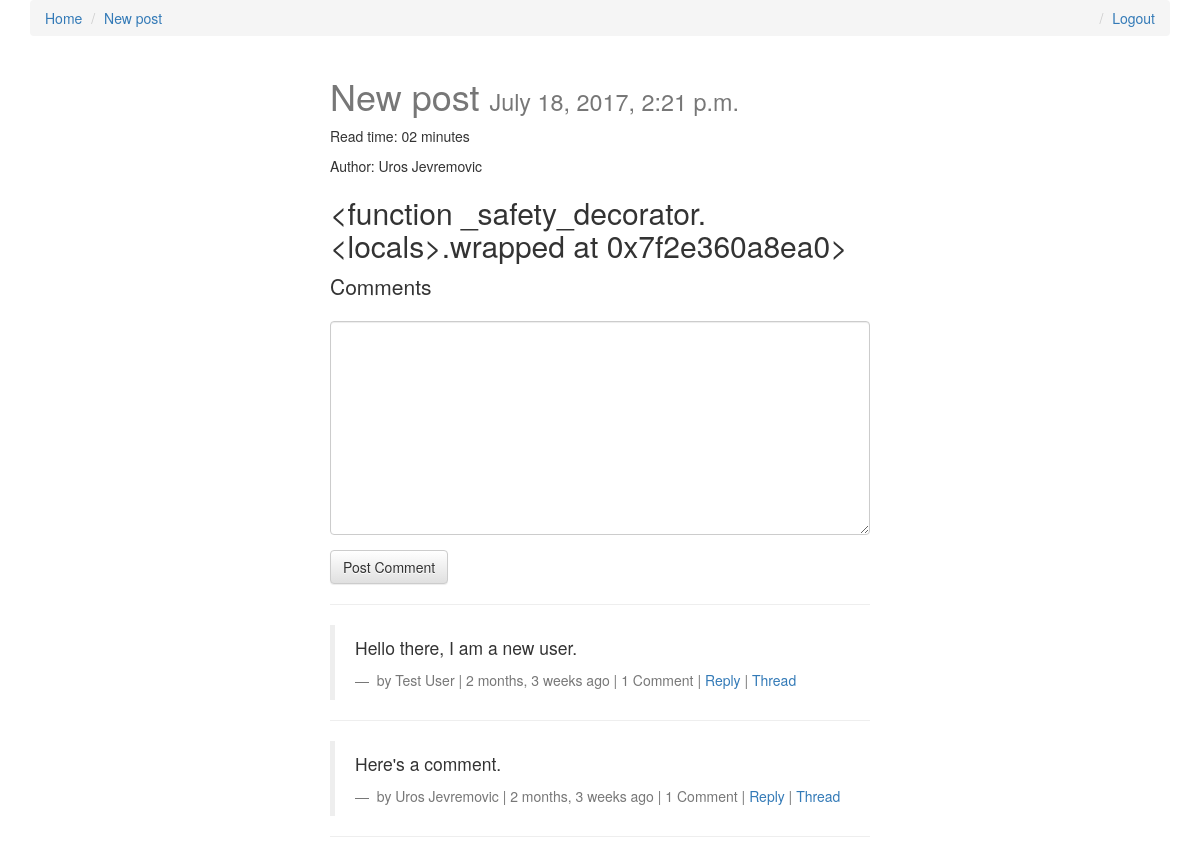
Screenshot of /new-post/ (signed in) with the database file from the repository.
### posts/models.py (models this page shows, shortened)
class Post(models.Model):
    user = models.ForeignKey(settings.AUTH_USER_MODEL, default=1)
    title = models.CharField(max_length=255)
    slug = models.SlugField(unique=True)
    image = models.ImageField(null=True, blank=True,
                              height_field='image_height', width_field='image_width')
    image_width = models.IntegerField(default=0)
    image_height = models.IntegerField(default=0)
    share_public = models.BooleanField(default=True)
    content = models.TextField()
    read_time = models.TimeField(null=True, blank=True)
    updated = models.DateTimeField(auto_now=True)
    created_at = models.DateTimeField(auto_now_add=True)
    objects = PostManager()
    def get_absolute_url(self):
        return reverse('posts:detail', kwargs={'slug': self.slug})
    def get_markdown(self):
        content = self.content
        return mark_safe(markdown(content))
    class Meta:
        ordering = ['-created_at', '-updated']
    def comments(self):
        qs = Comment.objects.filter_by_instance(self)
        return qs
    def get_content_type(self):
        contentt_type = ContentType.objects.get_for_model(self.__class__)
        return contentt_type

### comments/models.py (models this page shows, shortened)
class Comment(models.Model):
    user = models.ForeignKey(settings.AUTH_USER_MODEL, default=1)
    content_type = models.ForeignKey(ContentType, on_delete=models.CASCADE)
    object_id = models.PositiveIntegerField()
    content_object = GenericForeignKey('content_type', 'object_id')
    parent = models.ForeignKey('self', null=True, blank=True)
    content = models.TextField()
    timestamp = models.DateTimeField(auto_now_add=True)
    objects = CommentManager()
    class Meta:
        ordering = ['-timestamp',]
    def get_absolute_url(self):
        return reverse('comments:thread', kwargs={
            'pk': self.pk
        })
    def children(self):  # replies
        return Comment.objects.filter(parent=self)

### posts/views.py (the view, shortened to what this page needs)
# urls.py: url(r'^(?P<slug>[\w-]+)/$', views.post_detail, name='detail'),
def post_detail(request, slug):
    post = get_object_or_404(Post, slug=slug)
    if not post.share_public:
        if not (request.user.is_staff or request.user.is_superuser):
            raise Http404
    initial_data = {
        'content_type': post.get_content_type,
        'object_id': post.id,
    }
    form = CommentForm(request.POST or None, initial=initial_data)
    comments = post.comments()
    return render(request, 'posts/single_post.html',
                  {'post': post, 'comments': comments, 'comment_form': form})

### comments/forms.py
class CommentForm(forms.Form):
    content_type = forms.CharField(widget=forms.HiddenInput)
    object_id = forms.IntegerField(widget=forms.HiddenInput)
    parent_id = forms.IntegerField(widget=forms.HiddenInput, required=False)
    content = forms.CharField(label='',widget=forms.Textarea)

### comments/models.py (called while the page is built)
    def filter_by_instance(self, instance):
        content_type = ContentType.objects.get_for_model(instance.__class__)
        obj_id = instance.id
        qs = super(CommentManager, self).filter(content_type=content_type, object_id=obj_id).filter(parent=None)
        return qs

### posts/templatetags/urlify.py (called while the page is built)
@register.filter
def urlify(value):
    return quote_plus(value)

### posts/templates/posts/single_post.html (shortened to what this page needs)
{% extends 'layout.html' %}
{% load crispy_forms_tags %}
{% load urlify %}
{% load markdown_deux_tags %}
{% block post_detail_link %}
    <li><a href="{{ post.get_absolute_url }}">{{ post.title }}</a></li>
{% endblock %}
{% block content %}
    <div class="col-sm-6 col-sm-offset-3">
        <h1>{{ post.title }} <small>{{ post.created_at }}</small></h1>
        <p>Read time: {{ post.read_time|time:'i' }} minute{{ post.read_time|time:'i'|pluralize }}</p>
        {% if post.user.get_full_name %}
            <p>Author: {{ post.user.get_full_name }}</p>
        {% endif %}
        <div class="post-detail-item"><h2>{{ post.get_markdown }}</h2></div>
        <div>
            <p class="lead">Comments</p>
            {% if request.user.is_authenticated %}
                <form method="POST" action=".">
                    {{ comment_form|crispy }}
                    <input type="submit" value="Post Comment" class="btn btn-default">
                </form>
            {% else %}
                <p>You must login to comment</p>
            {% endif %}
            <hr>
            {% for comment in comments %}
                <blockquote>
                    <p>{{ comment.content }}</p>
                    <footer>
                        by {{ comment.user.get_full_name }} | {{ comment.timestamp|timesince }} ago |
                        {% if comment.children.count > 0 %}{{ comment.children.count }} Comment{{ comment.children|pluralize}}
                        | {% endif %}
                        {% if request.user.is_authenticated %}
                            <a class="comment-reply-btn" href="#">Reply</a> | <a href="{{ comment.get_absolute_url }}">
                            Thread</a>
                        {% endif %}
                    </footer>
                </blockquote>
                <hr>
            {% endfor %}
        </div>
    </div>
{% endblock %}

### static/css/base.css (style rules this page uses)
h1 { color: #777; }

### rows the page displays
Post: title "New post", created_at "July 18, 2017, 2:21 p.m.", read_time "02", user.get_full_name "Uros Jevremovic", get_markdown "<function _safety_decorator.<locals>.wrapped at 0x7f2e360a8ea0>"
Comment: content "Hello there, I am a new user.", user.get_full_name "Test User", timestamp "2 months, 3 weeks", children.count "1"
Comment: content "Here's a comment.", user.get_full_name "Uros Jevremovic", timestamp "2 months, 3 weeks", children.count "1"
